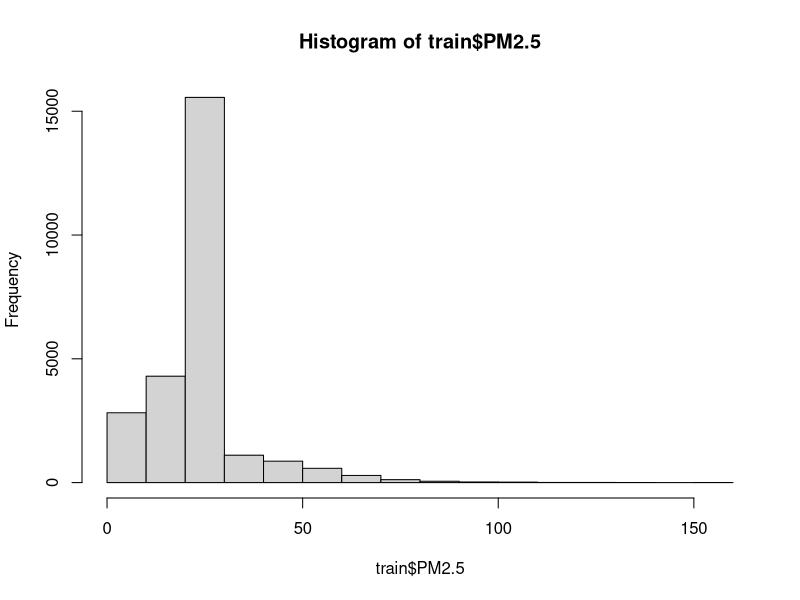
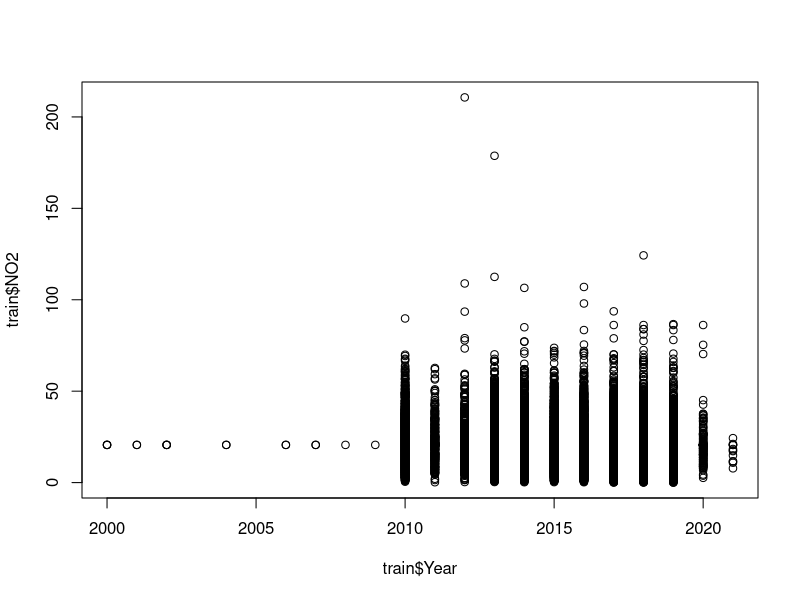
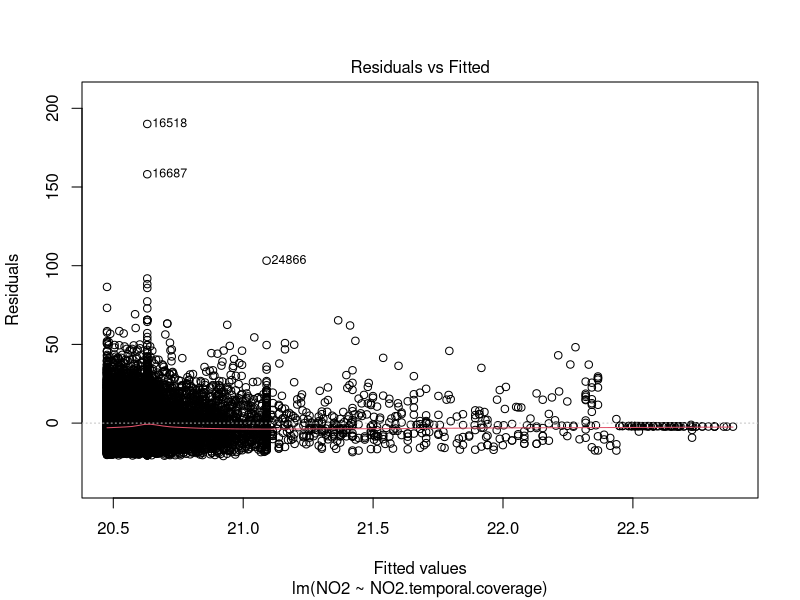
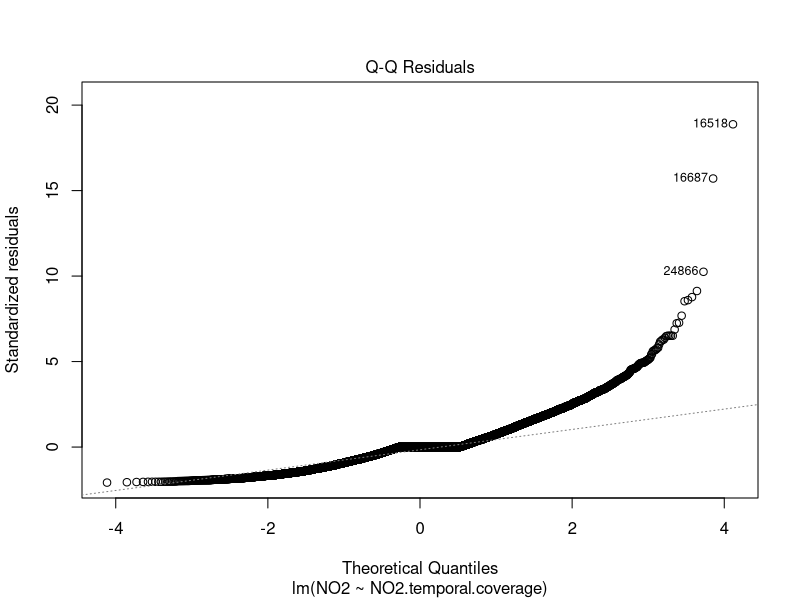
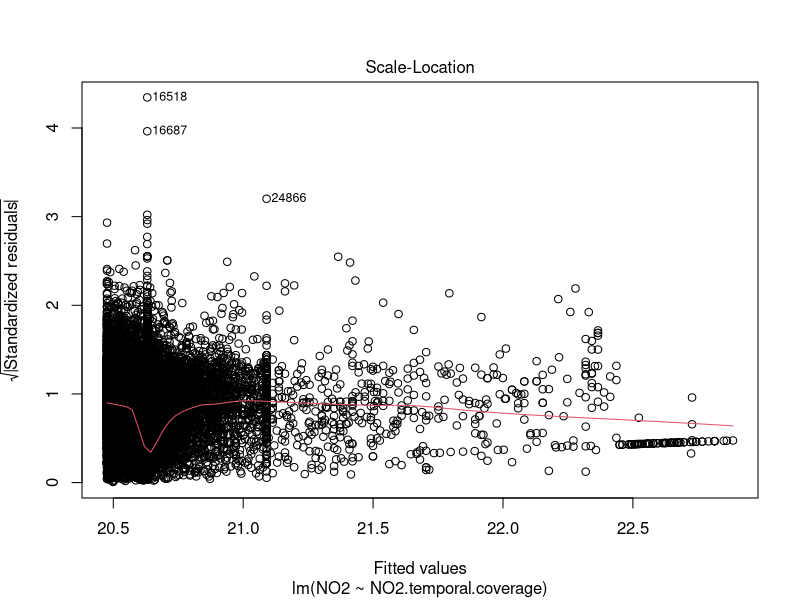
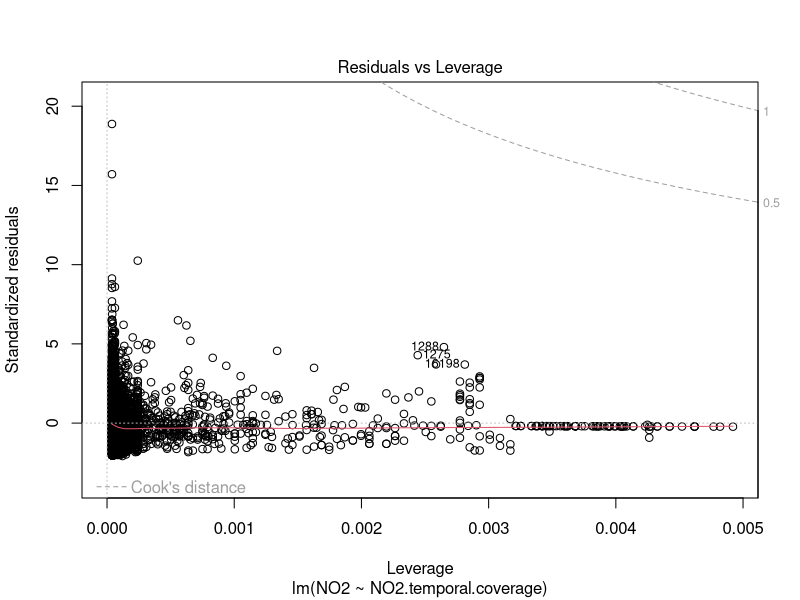

Write R code to recreate these figures, in order.
## ---- chunk 1
df <- read.csv("Air_Pollution.csv")
str(df)
## ---- chunk 2
df$PM2.5[is.na(df$PM2.5)] <- mean(df$PM2.5, na.rm=TRUE)
df$PM10[is.na(df$PM10)] <- mean(df$PM10, na.rm=TRUE)
df$NO2[is.na(df$NO2)] <- mean(df$NO2, na.rm=TRUE)
df$PM25.temporal.coverage[is.na(df$PM25.temporal.coverage)] <- mean(df$PM25.temporal.coverage, na.rm=TRUE)
df$PM10.temporal.coverage[is.na(df$PM10.temporal.coverage)] <- mean(df$PM10.temporal.coverage, na.rm=TRUE)
df$NO2.temporal.coverage[is.na(df$NO2.temporal.coverage)] <- mean(df$NO2.temporal.coverage, na.rm=TRUE)

str(df)
## ---- chunk 3
i <-sample(1:nrow(df), .8*nrow(df), replace=FALSE)
train <- df[i,]
test <- df[-i,]
## ---- chunk 4
head(train)

tail(train)

range(train$PM2.5, na.rm=FALSE)
range(train$PM10, na.rm=FALSE)

mean(train$PM2.5)
mean(train$PM10)

median(train$PM2.5)
median(train$PM10)

## ---- chunk 5
hist(train$PM2.5)
plot(train$Year, train$NO2)
## ---- chunk 6
lm1 <- lm(NO2~NO2.temporal.coverage, data=train)
summary(lm1)
plot(lm1)
